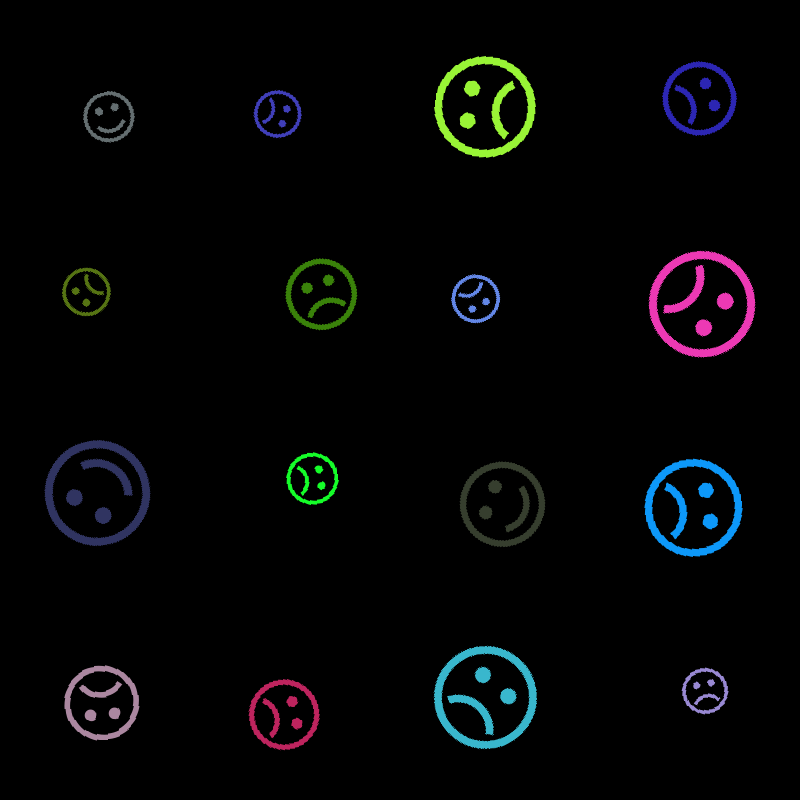
#> input picture web-5/recognizer/smileys.png, 800 x 800 px
$ python -i captcha.py   (imports and definitions only)   (Python 2 division)
#> lines starting #> are read from the running program, lines starting #| are printed output that depends on the picture; after the words box and inside, x2 and y2 are one past the last pixel; in counts of white or black regions, pixels touching at a corner belong together
#> further down, picture is the input picture: shape (800, 800, 3); mean B, G, R 6, 5.4, 4.5
"""
To pass the CAPTCHA you need to identify "happy" smiley faces. Then lookup their R, G and B color channels.
For each channel, xor together the values of all "happy" smileys and present the results to the CAPTCHA mechanism.

You only get one try per image. Submit your results via POST or GET (whichever you like). Submit the values in decimal. Use parameters names of r (for the red channel), g and b.

There is also a time limit present! You have up to 5 seconds to submit your answer.

http://challenges.thecatch.cz:10001/

> pip install opencv-python
> pip install cv2
> python captcha.py

"""
import requests, cv2, time

def rectContains(rect,pt):
    logic = rect[0] < pt[0] < rect[0]+rect[2] and rect[1] < pt[1] < rect[1]+rect[3]
    return logic

def gethappy(image):
    output = image.copy()
    gray = cv2.cvtColor(image, cv2.COLOR_BGR2GRAY)
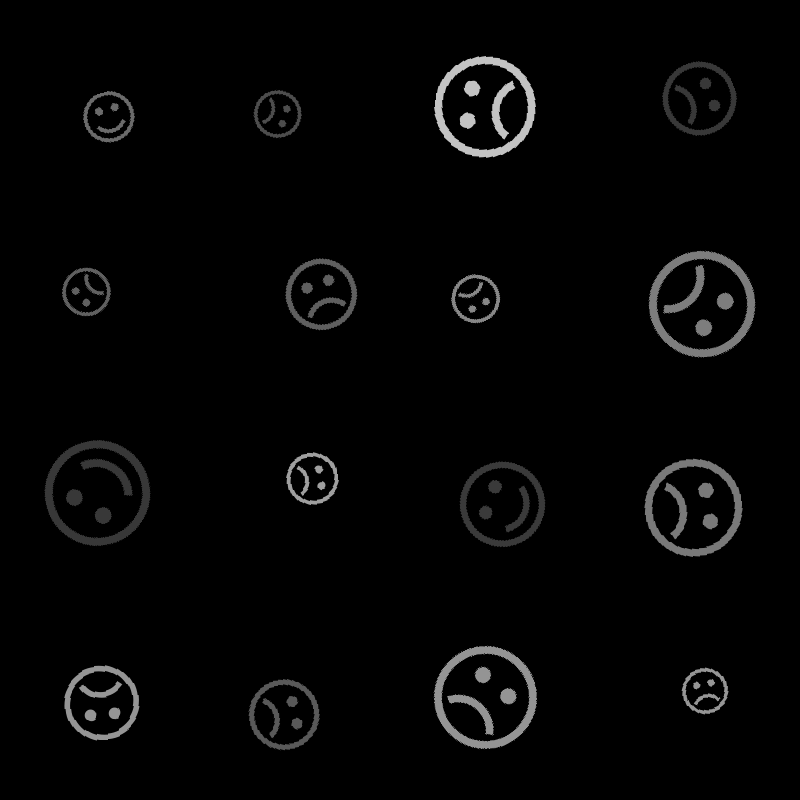
#> gray: shape (800, 800); min 0, max 195, mean 5.2
    #we need to convert the image to b&w
    im_bw = cv2.adaptiveThreshold(gray, 255, cv2.ADAPTIVE_THRESH_MEAN_C, cv2.THRESH_BINARY, 15, 0)
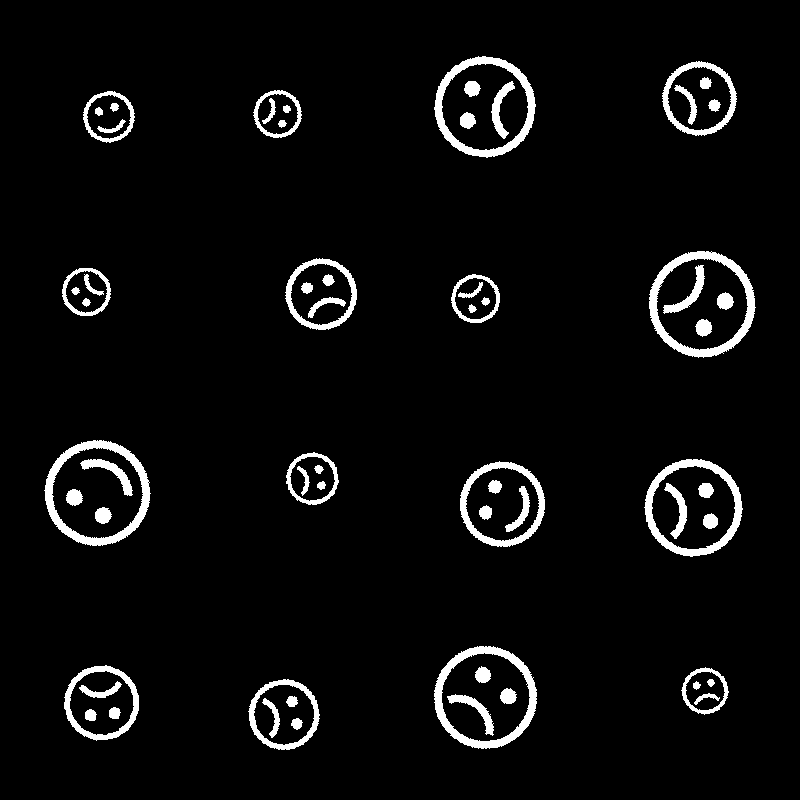
#> im_bw: shape (800, 800); 4.7% white; 64 white regions, largest, box (x1, y1, x2, y2) and area: (649, 251, 756, 358) 2463, (44, 440, 151, 546) 2425, (434, 646, 537, 749) 2305

    happy = {'r':[],'g':[],'b':[]}

    nlabels, labels, stats, centroids = cv2.connectedComponentsWithStats(im_bw, connectivity=8)
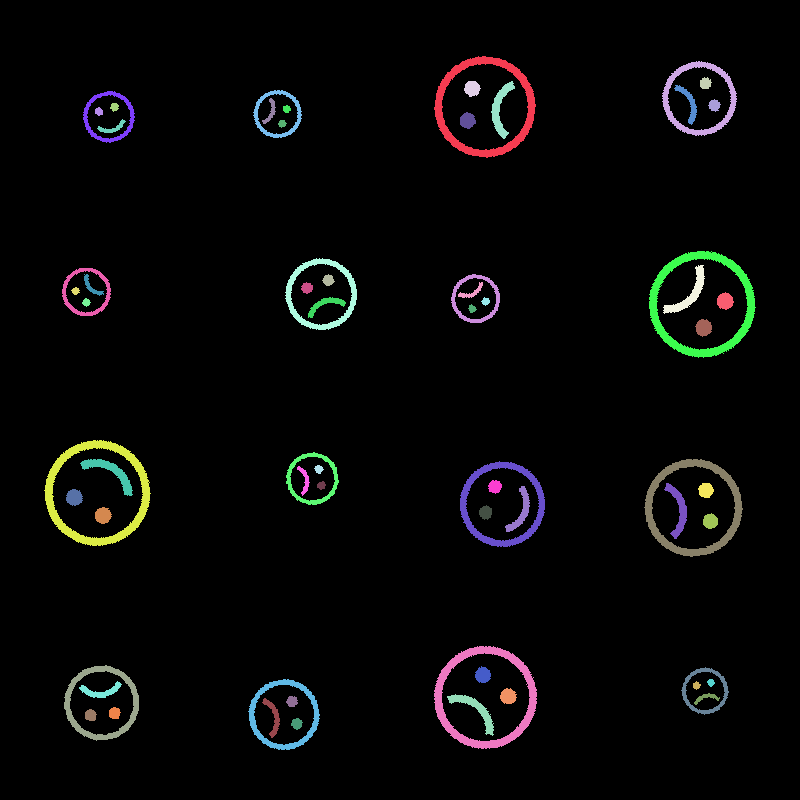
#> labels: shape (800, 800) int32; 65 distinct labels, from 0 to 64; one colour per label, 0 black
#> nlabels = 65; stats = 65 rows, first 6: [0, 0, 800, 800, 610227], [434, 56, 102, 102, 2219], [662, 61, 75, 75, 1233], [700, 77, 12, 12, 110], [464, 81, 17, 16, 199], [491, 81, 24, 58, 488]; centroids = 65 pairs, first value 73.86 to 724.7, second value 82.88 to 723.3

    gg = image.copy() #for debug only

    jj = 1
    # for every component in the output image
    for label in range(1,nlabels):

            # retrieving the width of the bounding box of the component
            width, height = stats[label, cv2.CC_STAT_WIDTH], stats[label, cv2.CC_STAT_HEIGHT]
            # retrieving the leftmost and topmost coordinate of the bounding box of the component
            x, y = stats[label, cv2.CC_STAT_LEFT], stats[label, cv2.CC_STAT_TOP]

            #ignore object smaller than 40 pixels
            if min(width,height) < 40: continue

            #ignore object having less than three subcomponents
            subcomps = [i for i in range(nlabels) if rectContains((x,y,width,height),(stats[i, cv2.CC_STAT_LEFT],stats[i, cv2.CC_STAT_TOP]))]
            if len(subcomps) < 3: continue

            cv2.rectangle(gg,(x,y),(x+width,y+height),(255,255,255),1)

            circs, mouth = [], None
            for ll in subcomps:
                xx, yy = stats[ll, cv2.CC_STAT_LEFT], stats[ll, cv2.CC_STAT_TOP]
                ww, hh = stats[ll, cv2.CC_STAT_WIDTH], stats[ll, cv2.CC_STAT_HEIGHT]
                ctr = centroids[ll]

                #filter noise
                if max(ww, hh) < 3: continue


                #is it a circle?
                # 1) width should be equal to height
                # 2)  (circle centroid should be equal to the bounding box centre), max difference is +- 1 pixel in each direction, i.e. sqrt(1+1)
                if cv2.norm(ctr, (xx+ww/2.0,yy+hh/2.0)) < 1.5 and abs(ww-hh) <= 2:
                    cv2.circle(gg,(xx+ww/2,yy+hh/2),ww/2,(255,255,255),2)
                    circs.append((ll,(xx+ww/2,yy+hh/2)))
                    continue
                #print ww,hh, (xx+ww/2.0,yy+hh/2.0), ctr, cv2.norm(ctr, (xx+ww/2.0,yy+hh/2.0))


                mouth = (ll, (xx+ww/2,yy+hh/2), (xx,yy,xx+ww,yy+hh), ll)
                cv2.circle(gg, (xx+ww/2,yy+hh/2), 5, (0,255,0),2)


            if len(circs) != 2 or not mouth:
                print width,height
                print 'circs',len(circs), 'mouth', mouth
                break

            ml = cv2.norm(centroids[mouth[3]], circs[0][1]) / width
            clr = image[circs[0][1][1],circs[0][1][0]]

            #the magic of happiness: the distance between centroid of mouth and an eye should be about 40%
            if ml>0.37:
                happy['b'].append(clr[0])
                happy['g'].append(clr[1])
                happy['r'].append(clr[2])

                cv2.rectangle(gg,(x,y),(x+width,y+height),(0,0,255),2)

            jj += 1
#> this loop made 1 pass
#> (width, height, x, y, subcomps) on pass 1: (102, 102, 434, 56, [4, 5, 14])
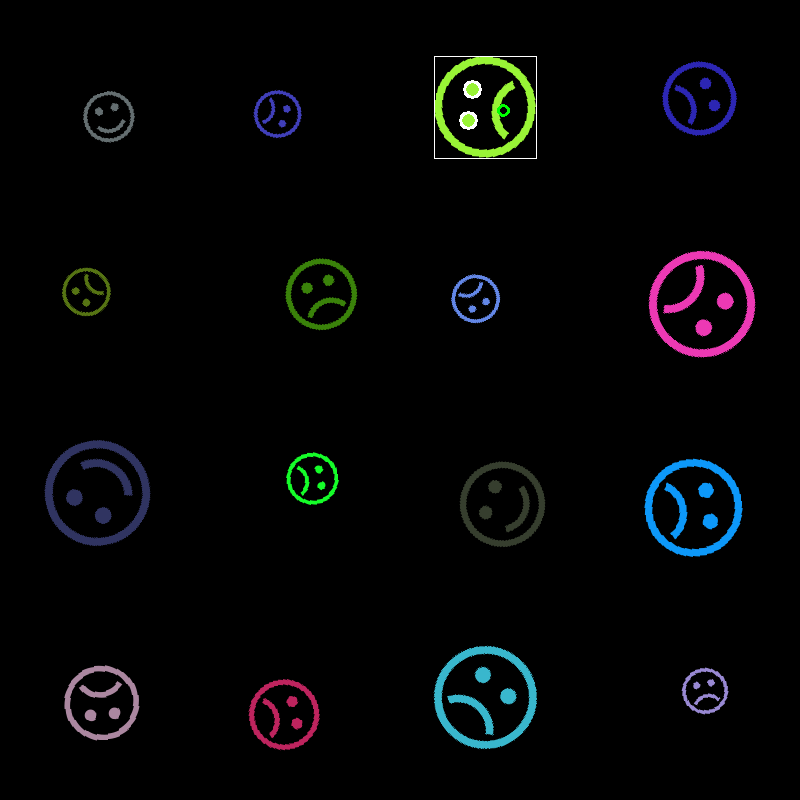
#> gg: shape (800, 800, 3); 0.13% of pixels changed, all inside (x1, y1, x2, y2) = (434, 56, 537, 159)
#> after the loop, jj = 1

    cv2.imshow('debug output',gg)
    return happy

# [1 line that did not run here, left out]
t = time.time()
# [3 lines not run here, left out]
# [1 line that did not run here, left out]
# [8 lines not run here, left out]

>>> import cv2
>>> picture = cv2.imread('smileys.png')
#> (the run stopped early here; a loop or call above may not have finished)
